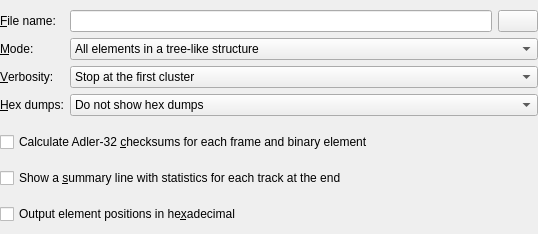
<?xml version="1.0" encoding="UTF-8"?>
<ui version="4.0">
 <class>mtx::gui::Info::JobSettingsWidget</class>
 <widget class="QWidget" name="mtx::gui::Info::JobSettingsWidget">
  <property name="geometry">
   <rect>
    <x>0</x>
    <y>0</y>
    <width>538</width>
    <height>234</height>
   </rect>
  </property>
  <property name="windowTitle">
   <string notr="true">Form</string>
  </property>
  <layout class="QVBoxLayout" name="verticalLayout">
   <property name="leftMargin">
    <number>0</number>
   </property>
   <property name="topMargin">
    <number>0</number>
   </property>
   <property name="rightMargin">
    <number>0</number>
   </property>
   <property name="bottomMargin">
    <number>0</number>
   </property>
   <item>
    <layout class="QGridLayout" name="gridLayout" columnstretch="0,1">
     <item row="1" column="0">
      <widget class="QLabel" name="modeLabel">
       <property name="text">
        <string>&amp;Mode:</string>
       </property>
       <property name="buddy">
        <cstring>mode</cstring>
       </property>
      </widget>
     </item>
     <item row="1" column="1">
      <widget class="QComboBox" name="mode">
       <item>
        <property name="text">
         <string>All elements in a tree-like structure</string>
        </property>
       </item>
       <item>
        <property name="text">
         <string>One-line summaries for each track and frame</string>
        </property>
       </item>
      </widget>
     </item>
     <item row="2" column="0">
      <widget class="QLabel" name="verbosityLabel">
       <property name="text">
        <string>&amp;Verbosity:</string>
       </property>
       <property name="buddy">
        <cstring>verbosity</cstring>
       </property>
      </widget>
     </item>
     <item row="2" column="1">
      <widget class="QComboBox" name="verbosity">
       <item>
        <property name="text">
         <string>Stop at the first cluster</string>
        </property>
       </item>
       <item>
        <property name="text">
         <string>Show all elements</string>
        </property>
       </item>
      </widget>
     </item>
     <item row="3" column="0">
      <widget class="QLabel" name="hexDumpsLabel">
       <property name="text">
        <string>&amp;Hex dumps:</string>
       </property>
       <property name="buddy">
        <cstring>hexDumps</cstring>
       </property>
      </widget>
     </item>
     <item row="3" column="1">
      <widget class="QComboBox" name="hexDumps">
       <item>
        <property name="text">
         <string>Do not show hex dumps</string>
        </property>
       </item>
       <item>
        <property name="text">
         <string>Show first 16 bytes of frames and CodecPrivate elements as hex dumps</string>
        </property>
       </item>
       <item>
        <property name="text">
         <string>Show all bytes of frames and CodecPrivate elements as hex dumps</string>
        </property>
       </item>
      </widget>
     </item>
     <item row="0" column="0">
      <widget class="QLabel" name="fileNameLabel">
       <property name="text">
        <string>&amp;File name:</string>
       </property>
       <property name="buddy">
        <cstring>fileName</cstring>
       </property>
      </widget>
     </item>
     <item row="0" column="1">
      <layout class="QHBoxLayout" name="horizontalLayout">
       <item>
        <widget class="mtx::gui::Util::BasicLineEdit" name="fileName"/>
       </item>
       <item>
        <widget class="QPushButton" name="browseFileName">
         <property name="text">
          <string/>
         </property>
         <property name="icon">
          <iconset resource="../../qt_resources.qrc">
           <normaloff>:/icons/16x16/document-open.png</normaloff>:/icons/16x16/document-open.png</iconset>
         </property>
        </widget>
       </item>
      </layout>
     </item>
    </layout>
   </item>
   <item>
    <widget class="QCheckBox" name="checksums">
     <property name="text">
      <string>Calculate Adler-32 &amp;checksums for each frame and binary element</string>
     </property>
    </widget>
   </item>
   <item>
    <widget class="QCheckBox" name="trackInfo">
     <property name="text">
      <string>Show a &amp;summary line with statistics for each track at the end</string>
     </property>
    </widget>
   </item>
   <item>
    <widget class="QCheckBox" name="hexPositions">
     <property name="text">
      <string>Output element positions in he&amp;xadecimal</string>
     </property>
    </widget>
   </item>
  </layout>
 </widget>
 <customwidgets>
  <customwidget>
   <class>mtx::gui::Util::BasicLineEdit</class>
   <extends>QLineEdit</extends>
   <header>mkvtoolnix-gui/util/basic_line_edit.h</header>
  </customwidget>
 </customwidgets>
 <tabstops>
  <tabstop>fileName</tabstop>
  <tabstop>browseFileName</tabstop>
  <tabstop>mode</tabstop>
  <tabstop>verbosity</tabstop>
  <tabstop>hexDumps</tabstop>
  <tabstop>checksums</tabstop>
  <tabstop>trackInfo</tabstop>
  <tabstop>hexPositions</tabstop>
 </tabstops>
 <resources>
  <include location="../../qt_resources.qrc"/>
 </resources>
 <connections/>
</ui>
